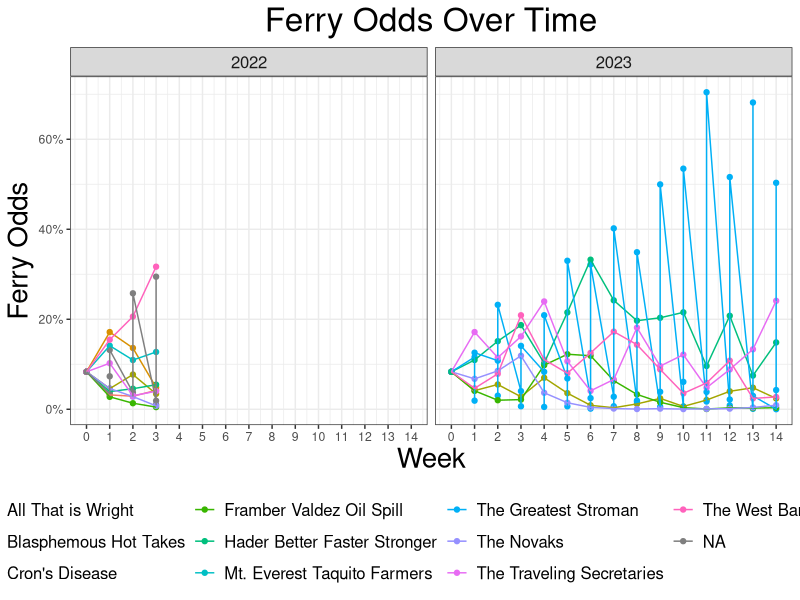
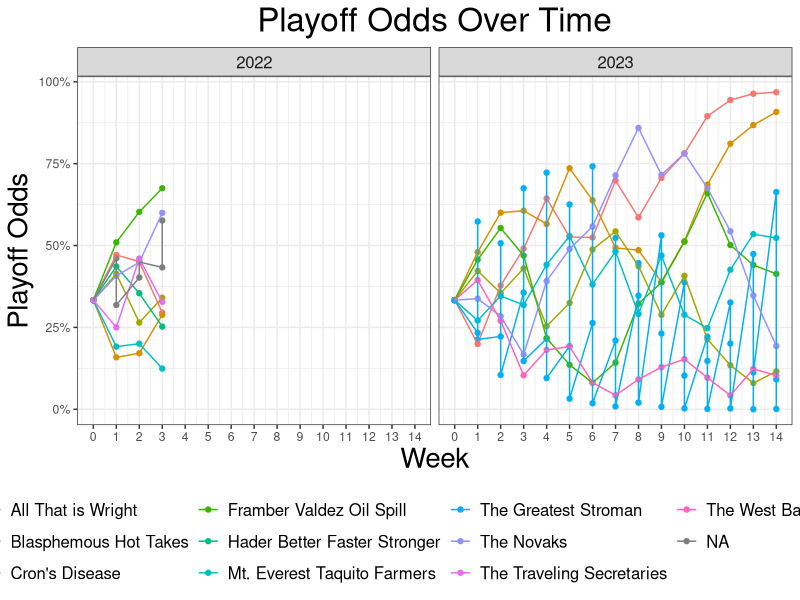
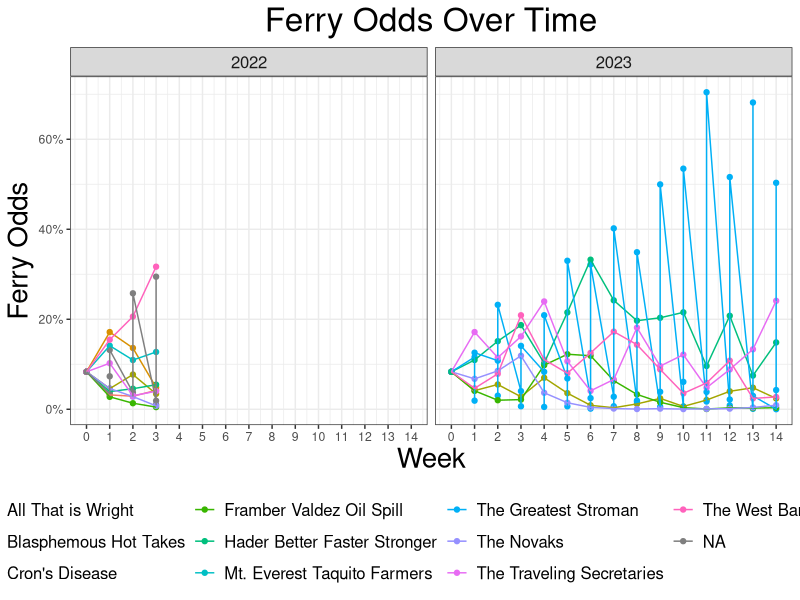
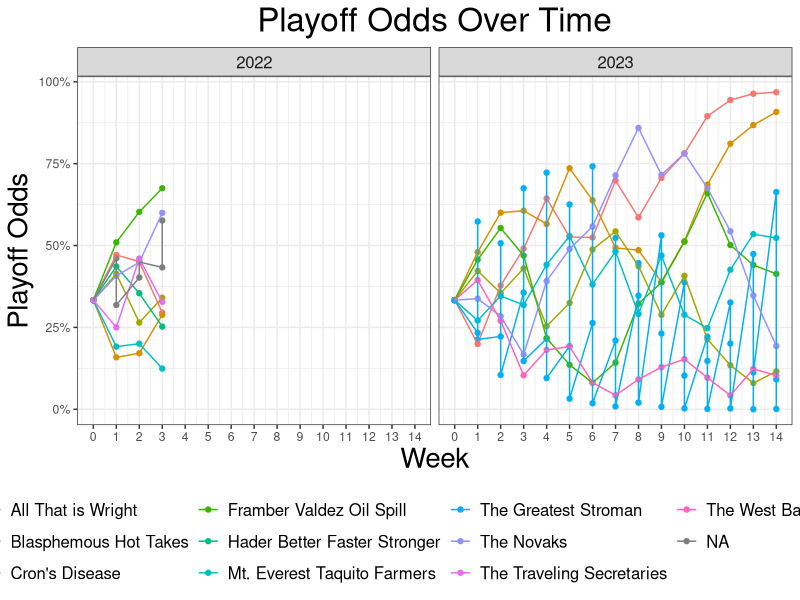

Write the R code that produced these figures, in order.
library(tidyverse)

### Custom ggplot theme
theme_set(theme_bw() +
            theme(plot.title = element_text(hjust = 0.5, size = 24),
                  plot.subtitle = element_text(hjust = 0.5, size = 18),
                  axis.title = element_text(size = 20),
                  strip.text = element_text(size = 12),
                  strip.text.y = element_text(size = 8),
                  plot.caption = element_text(size = 10),
                  legend.text = element_text(size = 12),
                  legend.position = "bottom"))

teams2022 <- read_csv('data/stats/2022/teams_2022.csv')
teams2023 <- read_csv('data/stats/2023/teams_2023.csv')

odds2022 <- 
  read_csv('data/playoff_odds/historical_playoff_odds_2022.csv') %>% 
  mutate('season' = 2022) %>% 
  left_join(teams2022)

odds2023 <- read_csv('data/playoff_odds/historical_playoff_odds_2023.csv') %>% 
  mutate('season' = 2023) %>% 
  left_join(teams2023)

df <- 
  bind_rows(odds2022, odds2023) %>% 
  filter(matchup_id <= 19) %>% 
  group_by(team_id) %>% 
  mutate('franchise' = last(team[season == 2023])) %>% 
  group_by(team_id, season) %>% 
  filter(last(last_place) > 0.001) %>% 
  ungroup() 
  

ggplot(df, aes(x = matchup_id, y = last_place)) + 
  facet_wrap(~season) + 
  geom_point(aes(col = franchise)) + 
  geom_line(aes(col = franchise)) +
  scale_y_continuous(labels = scales::percent) +
  scale_x_continuous(breaks = 0:19) +
  theme(legend.position = 'bottom') +
  labs(x = 'Week',
       y = 'Ferry Odds',
       col = '',
       title = 'Ferry Odds Over Time')

ggsave('~/Desktop/historical_ferry.png', height = 9/1.4, width =16/1.4)

df <- 
  bind_rows(odds2022, odds2023) %>% 
  filter(matchup_id <= 19) %>% 
  group_by(team_id) %>% 
  mutate('franchise' = last(team[season == 2023])) %>% 
  group_by(team_id, season) %>% 
  filter(last(playoffs) > 0.05) %>% 
  ungroup() 


ggplot(df, aes(x = matchup_id, y = playoffs)) + 
  facet_wrap(~season) + 
  geom_point(aes(col = franchise)) + 
  geom_line(aes(col = franchise)) +
  scale_y_continuous(labels = scales::percent) +
  scale_x_continuous(breaks = 0:19) +
  theme(legend.position = 'bottom') +
  labs(x = 'Week',
       y = 'Playoff Odds',
       col = '',
       title = 'Playoff Odds Over Time')

ggsave('~/Desktop/historical_playoffs.png', height = 9/1.4, width =16/1.4)
